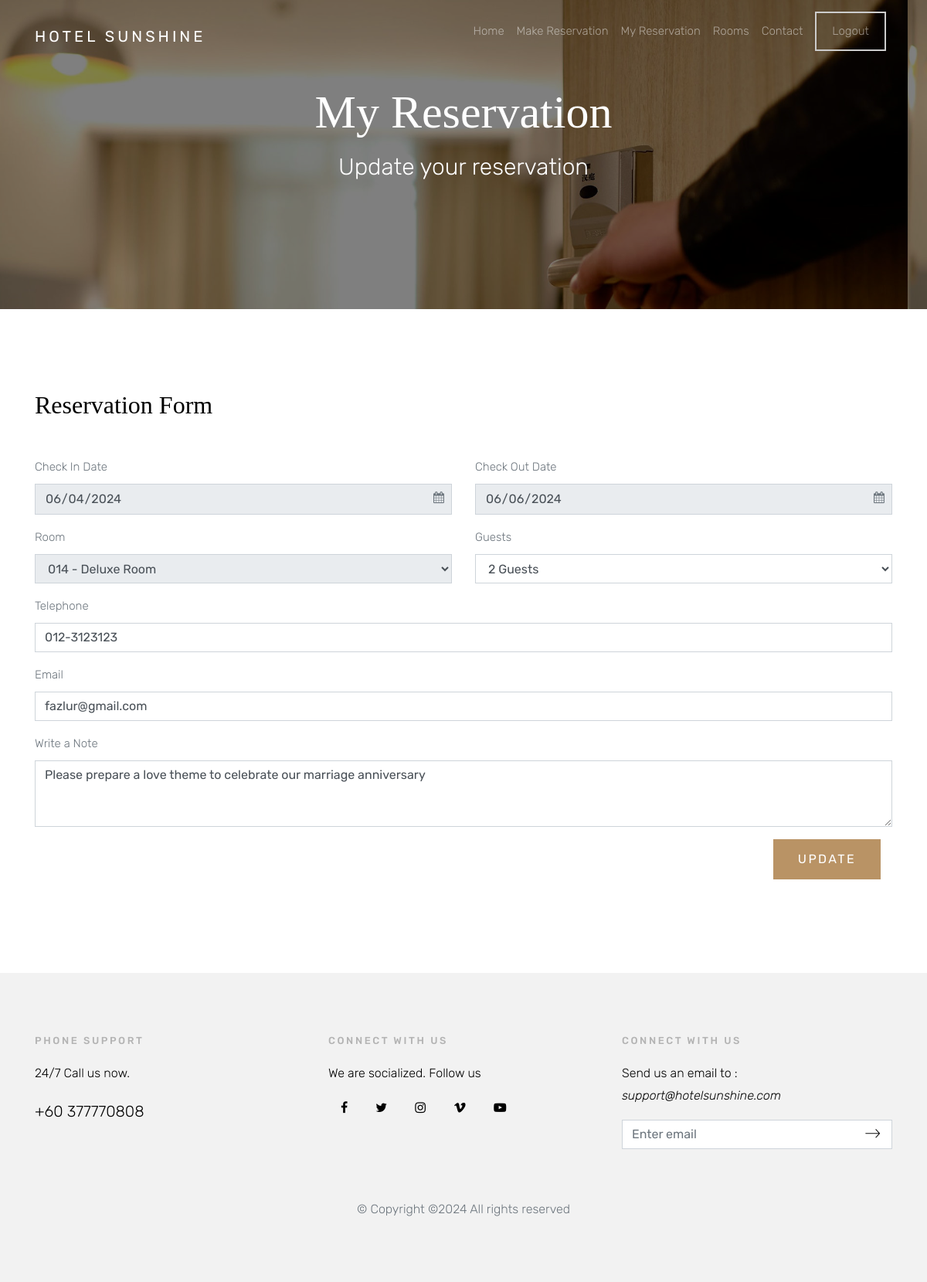
Page /customermodify.php?id=4 (signed in) on the earlier database version.
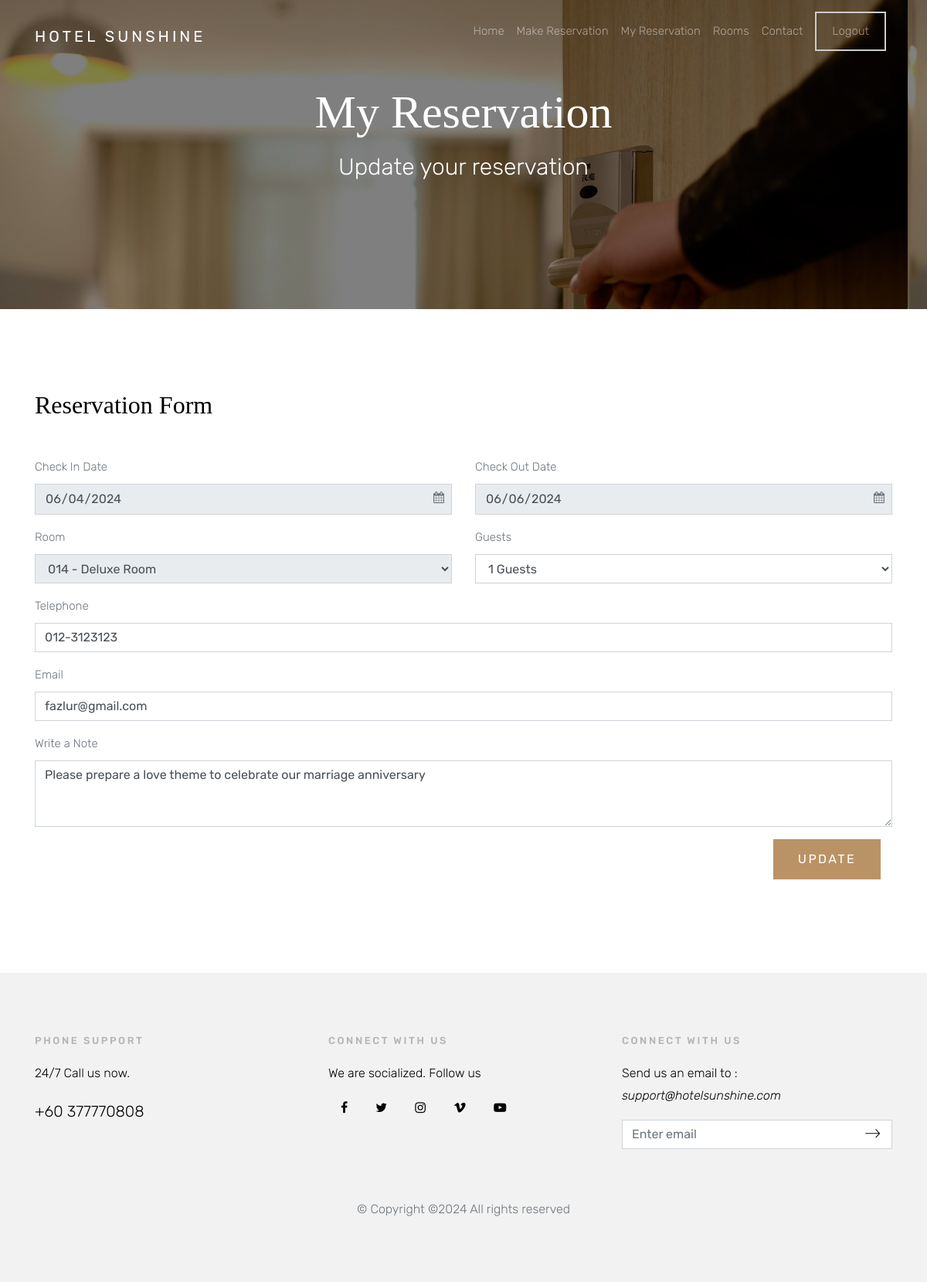
Same page on the later database version.
### tables this page shows
CREATE TABLE `o_book` (
  `x_bookid` int(10) NOT NULL,
  `x_room` varchar(10) NOT NULL,
  `x_user` varchar(30) NOT NULL,
  `x_datein` date NOT NULL,
  `x_dateout` date NOT NULL,
  `x_guestnum` int(2) NOT NULL,
  `x_totalfee` float NOT NULL,
  `x_status` int(5) NOT NULL,
  `x_cancelreason` varchar(500) NOT NULL,
  `x_approvalreason` varchar(500) NOT NULL,
  `payment_status` varchar(1) DEFAULT NULL,
  `x_emailaddr` varchar(50) NOT NULL,
  `x_telnum` varchar(15) NOT NULL,
  `x_comment` varchar(2000) NOT NULL,
  `x_createddate` datetime DEFAULT NULL
);

### customermodify.php (the view, shortened to what the changed rows need)
<?php
include ('dbconnect.php');
if(isset($_GET['id']))
{
    $bid = $_GET['id'];
}
$sqlb = "SELECT * FROM o_book WHERE x_bookid = '$bid'";
$resultb = mysqli_query($con,$sqlb);
$rowb = mysqli_fetch_array($resultb);
?>
<!doctype html>
<html lang="en">
  <head>
    <link rel="stylesheet" href="css/bootstrap.css">
    <link rel="stylesheet" href="css/animate.css">
    <link rel="stylesheet" href="css/owl.carousel.min.css">
    <link rel="stylesheet" href="fonts/ionicons/css/ionicons.min.css">
    <link rel="stylesheet" href="fonts/fontawesome/css/font-awesome.min.css">
    <link rel="stylesheet" href="css/magnific-popup.css">
    <link rel="stylesheet" href="https://cdnjs.cloudflare.com/ajax/libs/bootstrap-datepicker/1.8.0/css/bootstrap-datepicker.min.css">
    <link rel="stylesheet" href="css/style.css">
  </head>
  <body>
   <section class="site-hero site-hero-innerpage overlay" data-stellar-background-ratio="0.5" style="background-image: url(images/big_image_1.jpg);">
      <div class="container">
        <div class="row align-items-center site-hero-inner justify-content-center">
          <div class="col-md-12 text-center">
            <div class="mb-5 element-animate">
              <h1>My Reservation</h1>
            </div>
          </div>
        </div>
      </div>
    </section>
    <section class="site-section">
      <div class="container">
        <div class="row">
          <div class="col-md-12">
            <h2 class="mb-5">Reservation Form</h2>
            <form method="post" action="customermodifyprocess.php" onsubmit="return rsvConfirmation(event)">
                  <div class="row">
                      <div class="col-sm-6 form-group">
                          <div style="position: relative;">
                            <span class="fa fa-calendar icon" style="position: absolute; right: 10px; top: 10px;"></span>
                            <input type='date' class="form-control" id='chkin' name='checkindate' value="<?php echo $rowb['x_datein']; ?>" required readonly/>
                          </div>
                      </div>
                      <div class="col-sm-6 form-group">
                          <div style="position: relative;">
                            <span class="fa fa-calendar icon" style="position: absolute; right: 10px; top: 10px;"></span>
                            <input type='date' class="form-control" id='chkout' name='checkoutdate' value="<?php echo $rowb['x_dateout']; ?>" required readonly/>
                          </div>
                      </div>
                  </div>
                  <div class="row">
                    <div class="col-md-6 form-group">
                      <label for="message">Guests</label>
                      <select name="guestnum" id="room" class="form-control" onclick="setReadOnly()">
                          <option value="" id="readOnlyOption"><?php echo $rowb['x_guestnum']; ?> Guests</option>
                      </select>
                  </div>
                </div>
                 <div class="row">
                    <div class="col-md-12 form-group">
                      <label for="tel">Telephone</label>
                      <input type="tel" id="tel" class="form-control" placeholder="Format : [3]-[7 or 8] digit, eg : 012-3456789" pattern="[0-9]{3}-[0-9]{7}|[0-9]{3}-[0-9]{8}" name="tel" value="<?php echo $rowb['x_telnum']; ?>" required>
                    </div>
                 </div>
                  <div class="row">
                    <div class="col-md-12 form-group">
                      <label for="email">Email</label>
                      <input type="email" id="email" class="form-control" placeholder="Enter your email address" name="email"  value="<?php echo $rowb['x_emailaddr']; ?>" required>
                    </div>
                  </div>
                  <div class="row">
                    <div class="col-md-12 form-group">
                      <label for="comment">Write a Note</label>
                      <textarea id="message" class="form-control " cols="30" rows="3" placeholder="Enter if you have any special instructions" name="comment"><?php echo $rowb['x_comment']; ?></textarea>
                    </div>
                  </div>
                  </div>
              </div>
        </div>
    </section>
<?php include 'footer.php'; ?>

Differences in the rows shown:
changed o_book "fazlur@gmail.com": guestnum "2 Guests" → "1 Guests"
